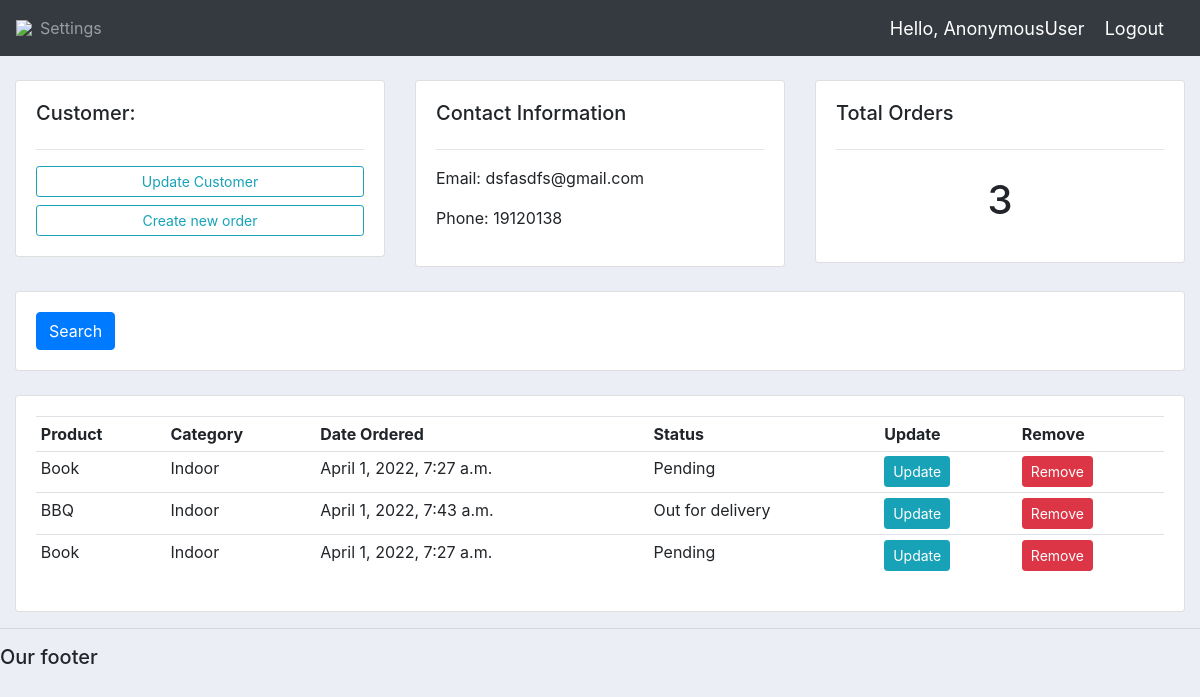
Page /customers/2/ on the committed database.
### accounts/models.py (models this page shows, shortened)
class Customer(models.Model):
    id = models.AutoField(primary_key=True)
    user = models.OneToOneField(User, null=True,blank=True, on_delete=models.CASCADE)
    name = models.CharField(max_length=200, null=True)
    phone = models.CharField(max_length=200, null=True)
    email = models.CharField(max_length=200, null=True)
    profile_pic = models.ImageField(default="Profile.jpg", null=True, blank=True)
    date_created = models.DateTimeField(auto_now_add=True, null=True)

class Order(models.Model):
    STATUS = (
        ('Pending', 'Pending'),
        ('Out for delivery', 'Out for delivery'),
        ('Delivered', 'Delivered'),
    )
    id = models.AutoField(primary_key=True)
    customer = models.ForeignKey(Customer, null=True, on_delete=models.SET_NULL)
    product = models.ForeignKey(Product, null=True, on_delete=models.SET_NULL)
    date_created = models.DateTimeField(auto_now_add=True, null=True)
    status = models.CharField(max_length=200, null=True, choices=STATUS)
    tags = models.ManyToManyField(Tag)

class Product(models.Model):
    CATEGORY = (
        ('Indoor', 'Indoor'),
        ('Out Door', 'Out Door'),
    )
    id = models.AutoField(primary_key=True)
    name = models.CharField(max_length=200, null=True)
    price = models.FloatField(null=True)
    category = models.CharField(max_length=200, null=True, choices=CATEGORY)
    description = models.CharField(max_length=200, null=True)
    date_created = models.DateTimeField(auto_now_add=True, null=True)
    def __str__(self):
        return self.name

### accounts/views.py (the view)
# urls.py: path("customers/<str:pk_test>/", views.customer, name="customers"),
def customer(request, pk_test):
    customer = Customer.objects.get(id=pk_test)
    orders = customer.order_set.all()
    order_count = orders.count()
    context = {'customer': customer, 'orders': orders, 'order_count': order_count}
    return render(request, "accounts/customer.html", context)

### accounts/templates/accounts/customer.html
{%  extends 'accounts/main.html' %}
{% block content %}
<br>
<div class="row">
	<div class="col-md">
		<div class="card card-body">
			<h5>Customer:</h5>
			<hr>
			<a class="btn btn-outline-info  btn-sm btn-block" href="">Update Customer</a>
			<a class="btn btn-outline-info  btn-sm btn-block" href="{% url 'create_order' customer.id %}">Create new order</a>
		</div>
	</div>
	<div class="col-md">
		<div class="card card-body">
			<h5>Contact Information</h5>
			<hr>
			<p>Email: {{customer.email}}</p>
			<p>Phone: {{customer.phone}}</p>
		</div>
	</div>
	<div class="col-md">
		<div class="card card-body">
			<h5>Total Orders</h5>
			<hr>
			<h1 style="text-align: center;padding: 10px">{{order_count}}</h1>
		</div>
	</div>
</div>
<br>
<div class="row">
	<div class="col">
		<div class="card card-body">
			<form method="get">
		    <button class="btn btn-primary" type="submit">Search</button>
		  </form>
		</div>
	</div>
</div>
<br>
<div class="row">
	<div class="col-md">
		<div class="card card-body">
			<table class="table table-sm">
				<tr>
					<th>Product</th>
					<th>Category</th>
					<th>Date Ordered</th>
					<th>Status</th>
					<th>Update</th>
					<th>Remove</th>
				</tr>
				{% for order in orders %}
				<tr>
					<td>{{order.product}}</td>
					<td>{{order.product.category}}</td>
					<td>{{order.product.date_created}}</td>
					<td>{{order.status}}</td>
					<td><a class="btn btn-sm btn-info" href="{% url 'update_order' order.id %}">Update</a></td>
					<td><a class="btn btn-sm btn-danger" href="{% url 'delete_order' order.id %}">Remove</a></td>
				</tr>
				{% endfor %}
			</table>
		</div>
	</div>
</div>
{% endblock %}

### static/css/main.css (style rules this page uses)
body { background-color: #ebeff5; }

### rows in the picture
Customer: email "dsfasdfs@gmail.com", phone "19120138"
Order: product "Book", product.category "Indoor", product.date_created "April 1, 2022, 7:27 a.m.", status "Pending"
Order: product "BBQ", product.category "Indoor", product.date_created "April 1, 2022, 7:43 a.m.", status "Out for delivery"
Order: product "Book", product.category "Indoor", product.date_created "April 1, 2022, 7:27 a.m.", status "Pending"

### other values in the picture
{{ request.user }} "AnonymousUser"
{{ order_count }} "3"
